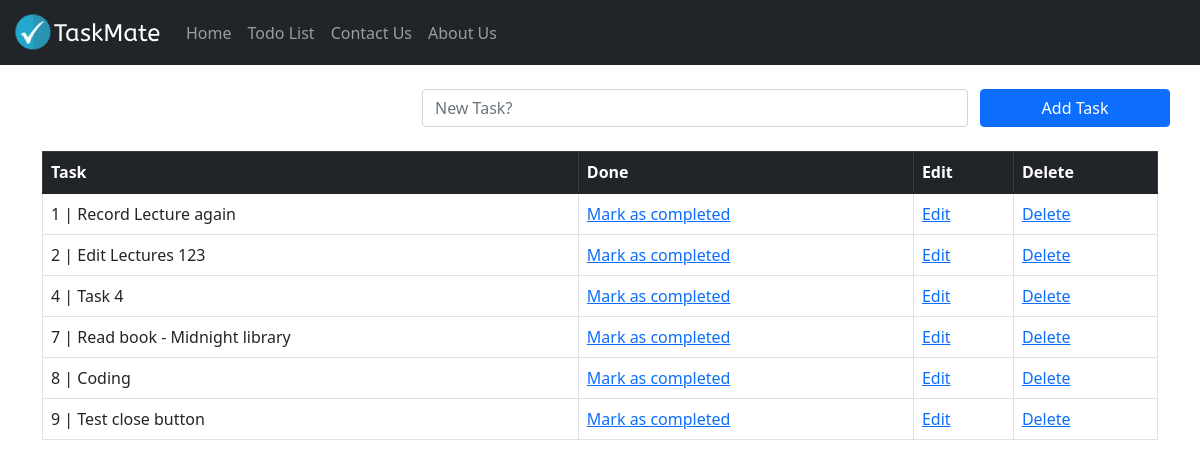
Before: /todolist/ with the older database file.
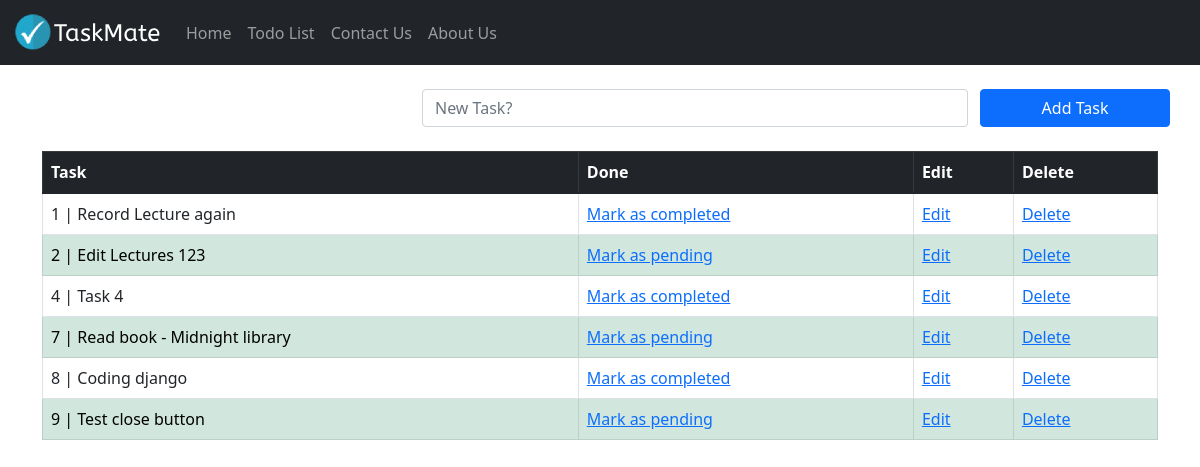
After: the same page with the newer database file.
### todolist_app/models.py (models this page shows, shortened)
class TaskList(models.Model):
    task = models.CharField(max_length=300)
    done = models.BooleanField(default=False)

### todolist_app/views.py (the view)
# urls.py: path('todolist/', include('todolist_app.urls'))
def todolist(request):
    if request.method == "POST":
        form = TaskForm(request.POST or None)
        if form.is_valid():
            form.save()
        messages.success(request, ("New Task Added!"))
        return redirect("todolist")
    else:
        all_tasks = TaskList.objects.all
        return render(request, "todolist.html", {"all_tasks": all_tasks})

### todolist_app/templates/todolist.html (shortened to what this page needs)
{% extends 'base.html' %}
{% block content %}
<div class="container">
  <br>
  <form method="POST" class="row">
    <label class="col-4"></label>
    <div class="col-6">
      <input type="text" class="form-control" name="task" placeholder="New Task?">
    </div>
    <button type="submit" class="btn btn-primary col-2">Add Task</button>
  </form>
  <br>
  <table class="table table-bordered">
    <thead class="table-dark">
      <tr>
        <th scope="col">Task</th>
        <th scope="col">Done</th>
        <th scope="col">Edit</th>
        <th scope="col">Delete</th>
      </tr>
    </thead>
    <tbody>
      {% if all_tasks %}
      {% for obj in all_tasks %}
      {% if obj.done %}
      <tr class="table-success">
        <td>{{ obj.id }} | {{ obj.task }}</td>
        <td><a href="{% url 'pending_task' obj.id %}">Mark as pending</a></td>
        <td><a href="{% url 'edit_task' obj.id %}">Edit</a></td>
        <td><a href="{% url 'delete_task' obj.id %}">Delete</a></td>
      </tr>
      {% else %}
      <tr>
        <td>{{ obj.id }} | {{ obj.task }}</td>
        <td><a href="{% url 'complete_task' obj.id %}">Mark as completed</a></td>
        <td><a href="{% url 'edit_task' obj.id %}">Edit</a></td>
        <td><a href="{% url 'delete_task' obj.id %}">Delete</a></td>
      </tr>
      {% endif %}
      {% endfor %}
      {% endif %}
    </tbody>
  </table>
</div>
{% endblock content %}

### templates/base.html (shortened to what this page needs)
{% load static %}
<!DOCTYPE html>
<html lang="en">
<head>
  <link href="https://cdn.jsdelivr.net/npm/bootstrap@5.1.3/dist/css/bootstrap.min.css" rel="stylesheet"
 />
  <nav class="navbar navbar-expand-lg navbar-dark bg-dark">
    <div class="container-fluid">
      <a class="navbar-brand" href="#"><img src="{% static 'images/logo.png' %}" alt="Taskmate"></a>
      <div class="collapse navbar-collapse" id="navbarNav">
        <ul class="navbar-nav">
          <li class="nav-item">
            <a class="nav-link" aria-current="page" href="{% url 'todolist' %}">Home</a>
          </li>
          <li class="nav-item">
            <a class="nav-link" href="{% url 'todolist' %}">Todo List</a>
          </li>
          <li class="nav-item">
            <a class="nav-link" href="{% url 'contact' %}">Contact Us</a>
          </li>
          <li class="nav-item">
            <a class="nav-link" href="{% url 'about' %}">About Us</a>
          </li>
        </ul>
      </div>
    </div>
  </nav>
</head>
<body>
  {% block content %}
  {% endblock content %}
</body>
</html>

Changed rows visible on the page:
changed TaskList "Edit Lectures 123": done "Mark as completed" → "Mark as pending"
changed TaskList "Read book - Midnight library": done "Mark as completed" → "Mark as pending"
changed TaskList id 8: task "Coding" → "Coding django"
changed TaskList "Test close button": done "Mark as completed" → "Mark as pending"
